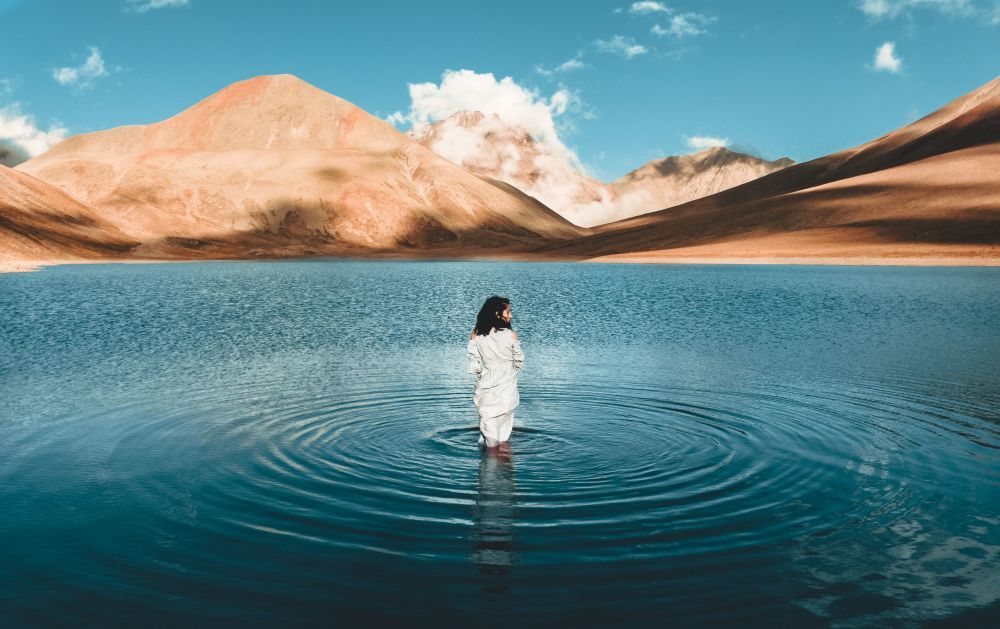
#> input picture file python/pythonProject/gggh.jpg, 1000 x 629 px
$ python 'bai 4.py'
#> lines starting #> are read from the running program, lines starting #| are printed output that depends on the picture; after the words box and inside, x2 and y2 are one past the last pixel; in counts of white or black regions, pixels touching at a corner belong together
import cv2
import numpy as np
from matplotlib import pyplot as plt

# Đọc ảnh
img = cv2.imread('gggh.jpg')
#> img is the input picture: shape (629, 1000, 3); mean B, G, R 132.5, 127.7, 95.8

# Hiển thị kích thước ảnh gốc
print("Kích thước của ảnh gốc là:", img.shape)
#| Kích thước của ảnh gốc là: (629, 1000, 3)

# Tách ảnh thành các kênh màu RGB
R, G, B = img[:,:,2], img[:,:,1], img[:,:,0]
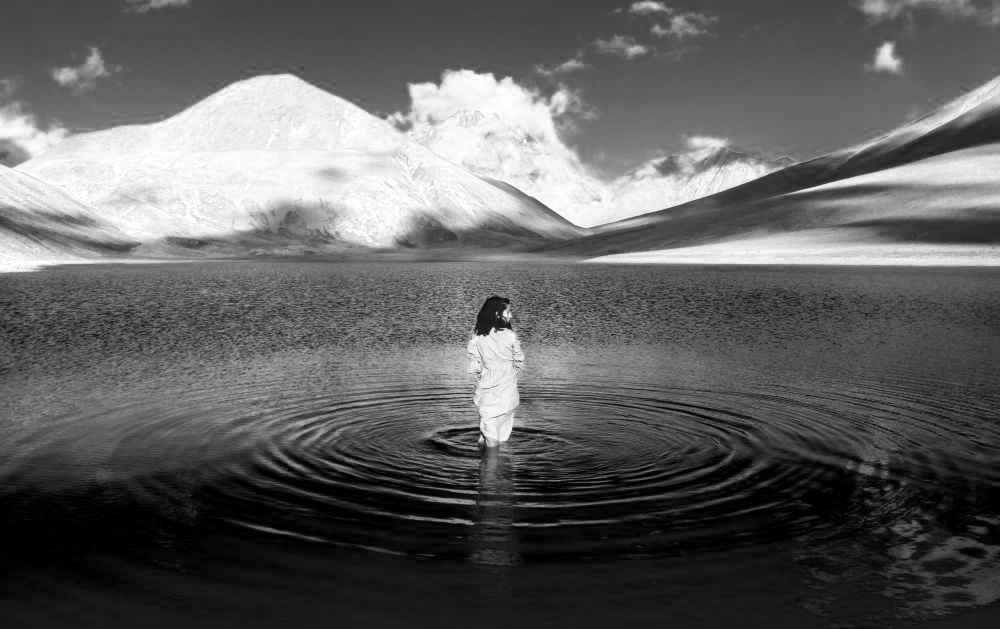
#> R: shape (629, 1000); min 0, max 255, mean 95.8
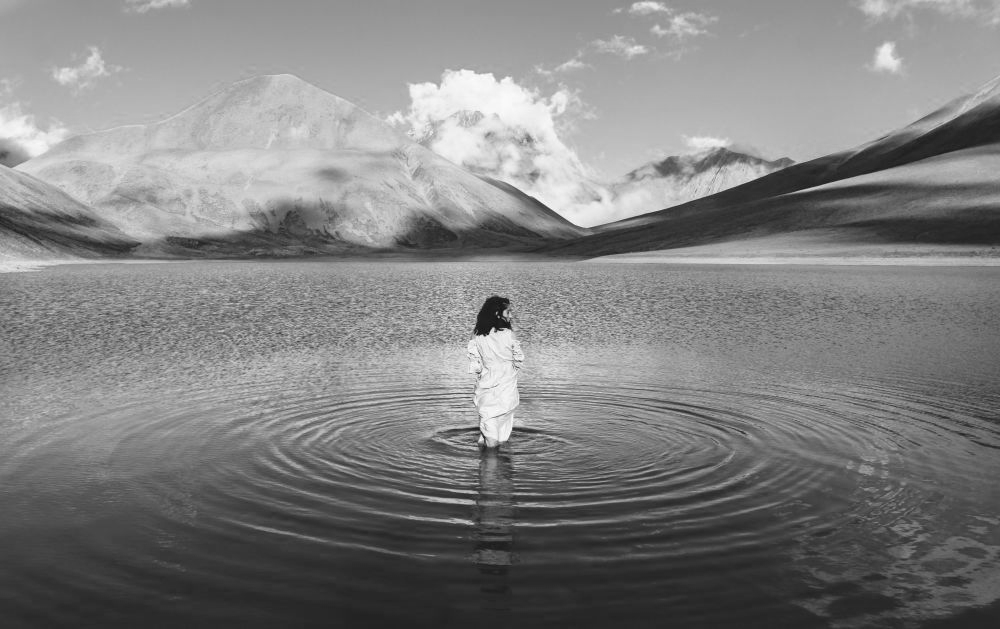
#> G: shape (629, 1000); min 13, max 255, mean 127.7
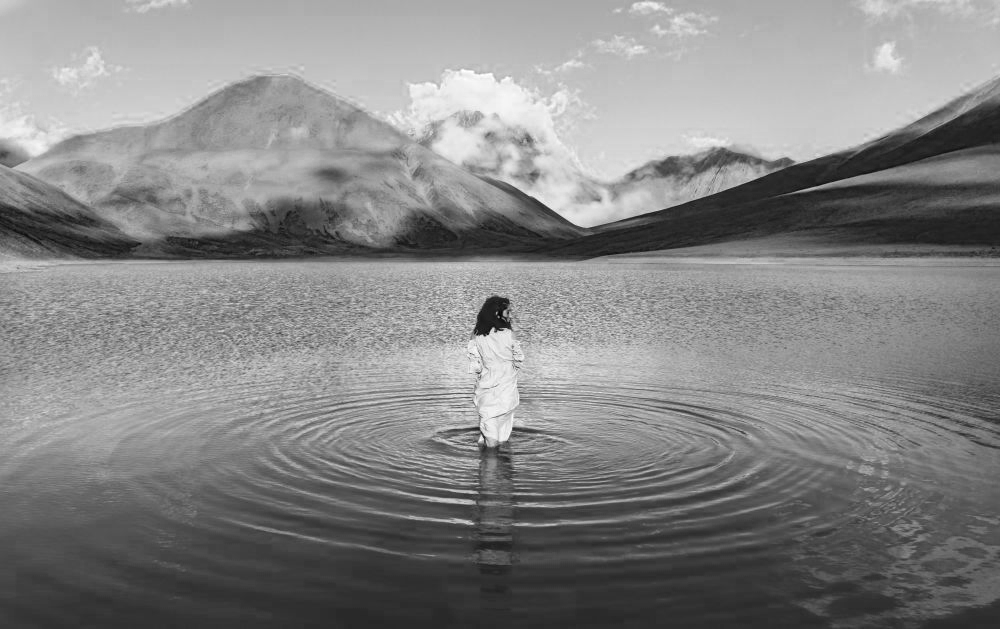
#> B: shape (629, 1000); min 0, max 255, mean 132.5

# Chuyển đổi ảnh sang ảnh xám bằng công thức được cung cấp
img_gray = 0.1140 * R + 0.5870 * G + 0.2989 * B

# Hiển thị Biến đổi Fourier của ảnh xám
F = np.fft.fft2(img_gray)
plt.imshow(np.log1p(np.abs(F)), cmap='gray')
plt.axis('OFF')
plt.title('Biến đổi Fourier của ảnh xám')
plt.show()

# Di chuyển thành phần tần số zero đến trung tâm
FShift = np.fft.fftshift(F)
plt.imshow(np.log1p(np.abs(FShift)), cmap='gray')
plt.axis('OFF')
plt.title('Spectrum đã dịch')
plt.show()
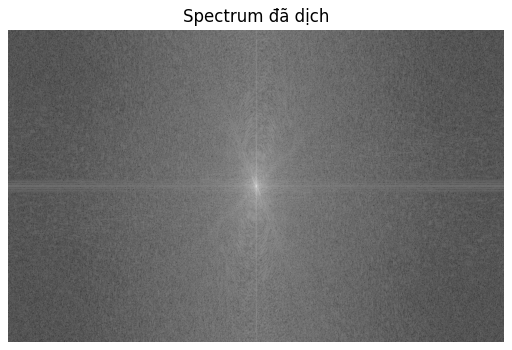
#> figure drawn by matplotlib, 1 panel

# Bộ lọc thông thấp lý tưởng
M, N = FShift.shape
#> M = 629; N = 1000
H = np.zeros((M, N), dtype=np.float32)

D0 = 100
for u in range(M):
    for v in range(N):
        D = np.sqrt((u - M/2)**2 + (v - N/2)**2)
        if D <= D0:
            H[u, v] = 1
        else:
            H[u, v] = 0
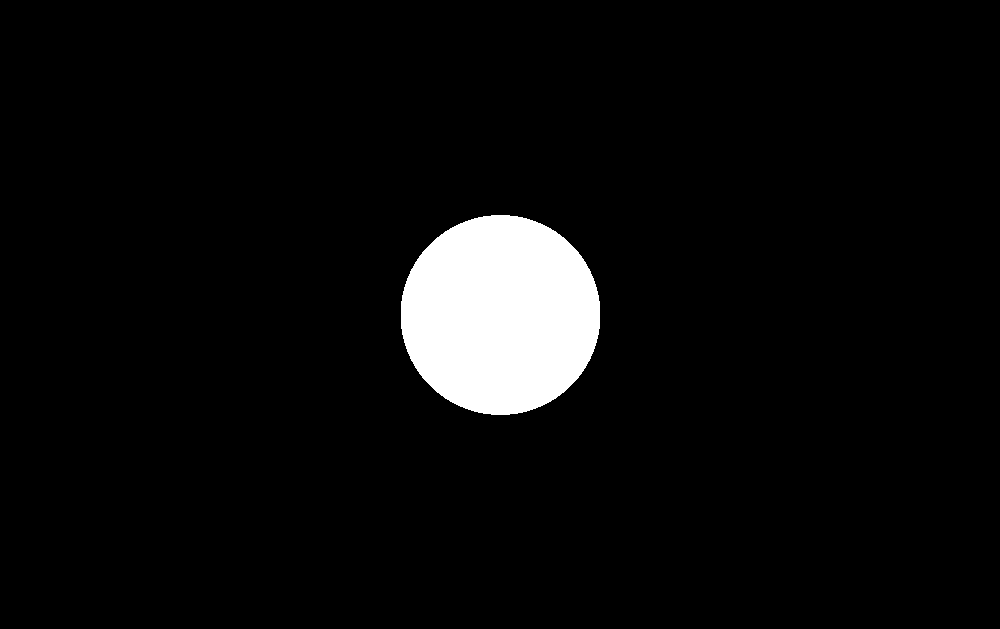
#> H: shape (629, 1000) float32; values 0 (black) and 1 (white), 5% white; 1 white region, box (x1, y1, x2, y2) and area: (401, 215, 600, 415) 31392

# Hiển thị bộ lọc
plt.imshow(H, cmap='gray')
plt.axis('OFF')
plt.title('Bộ Lọc Thông Thấp Lý Tưởng')
plt.show()

# Áp dụng bộ lọc vào miền tần số
G = FShift * H

# Hiển thị spectrum đã lọc
plt.imshow(np.log1p(np.abs(G)), cmap='gray')
plt.axis('OFF')
plt.title('Spectrum đã lọc')
plt.show()
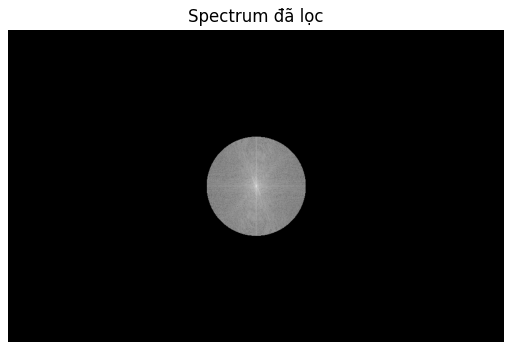
#> figure drawn by matplotlib, 1 panel

# Biến đổi Fourier nghịch đảo để nhận được ảnh đã lọc
img_filtered = np.fft.ifft2(np.fft.ifftshift(G)).real

# Hiển thị ảnh gốc và ảnh đã lọc cùng một lúc
plt.subplot(121)
plt.imshow(img[:,:,::-1])
plt.title('Ảnh Gốc')
plt.axis('OFF')

plt.subplot(122)
plt.imshow(img_filtered, cmap='gray')
plt.title('Ảnh Đã Lọc')
plt.axis('OFF')

plt.show()
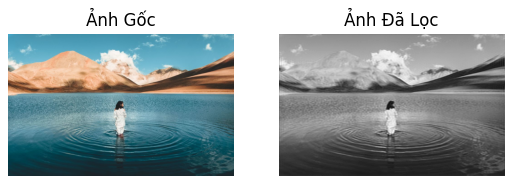
#> figure drawn by matplotlib, 2 panels

$ run again, with file python/pythonProject/xyz.jpg copied over file python/pythonProject/gggh.jpg
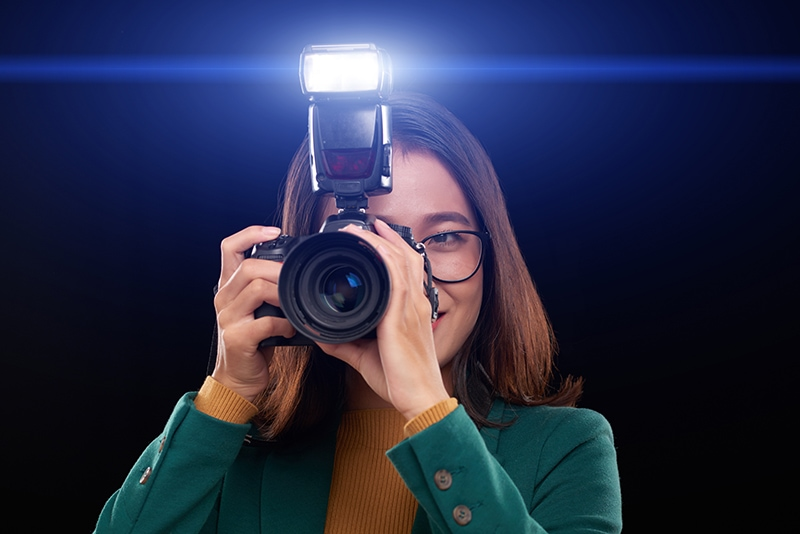
#> input picture file python/pythonProject/xyz.jpg, 800 x 534 px
#> img is the input picture: shape (534, 800, 3); mean B, G, R 72.2, 45.6, 40.5
#| Kích thước của ảnh gốc là: (534, 800, 3)
#> after the loop `for u in range(M):`:
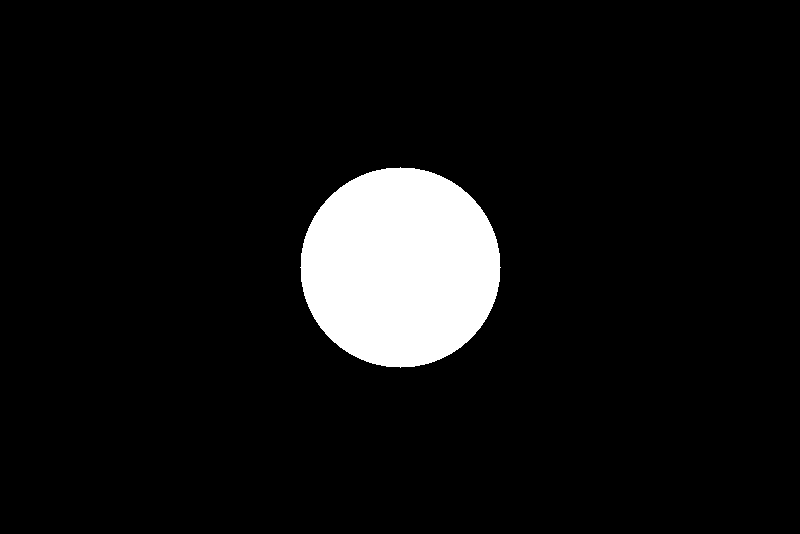
#> H: shape (534, 800) float32; values 0 (black) and 1 (white), 7.4% white; 1 white region, box (x1, y1, x2, y2) and area: (300, 167, 501, 368) 31417
#> `plt.show()`:
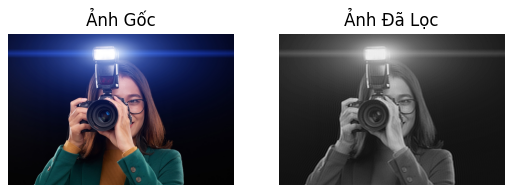
#> figure drawn by matplotlib, 2 panels
